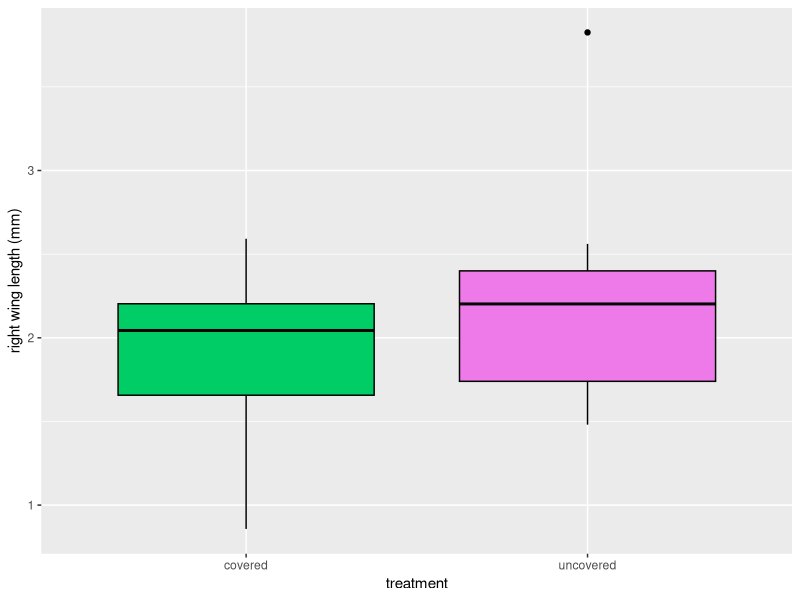
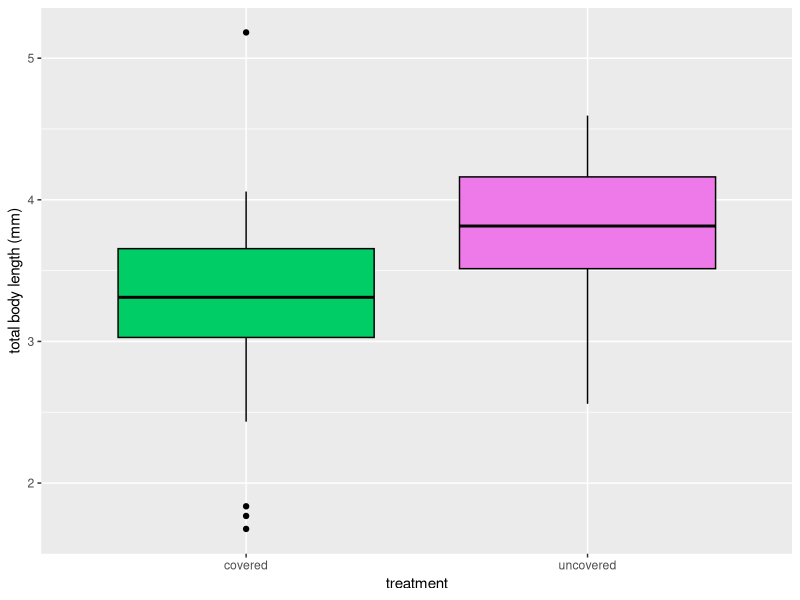
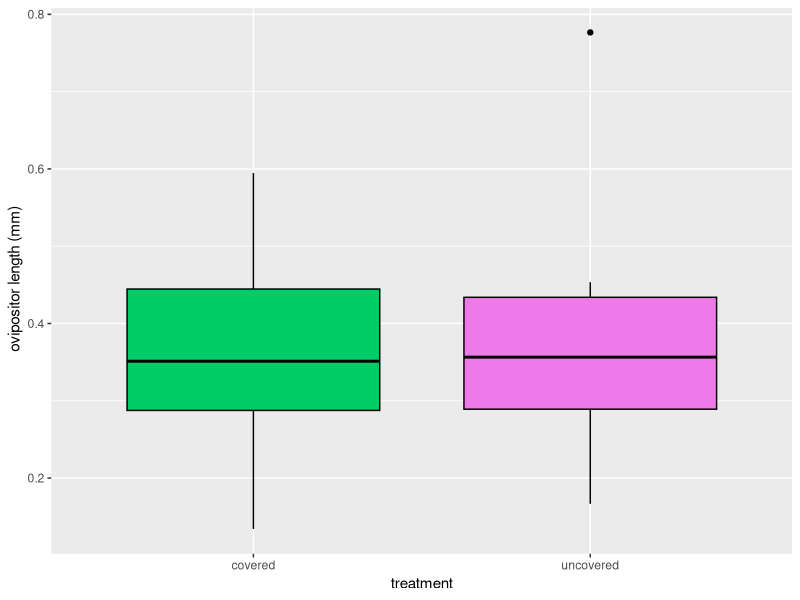
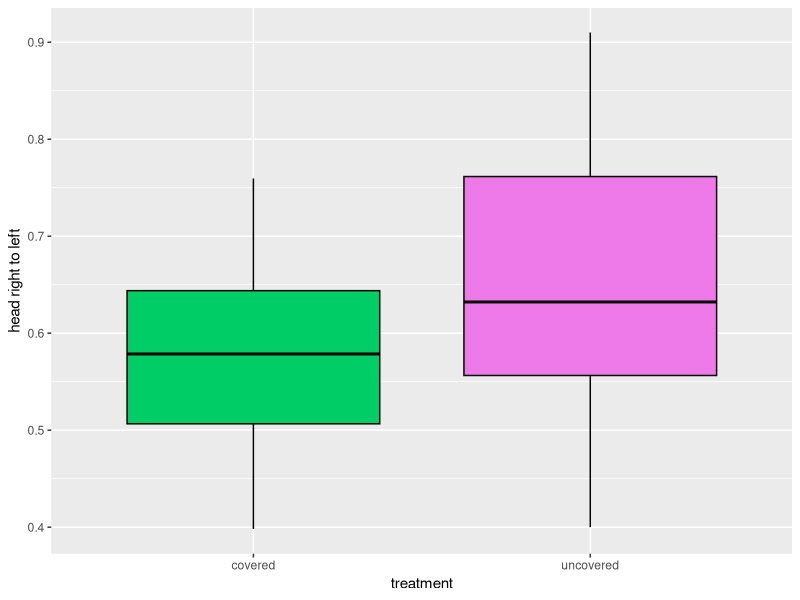
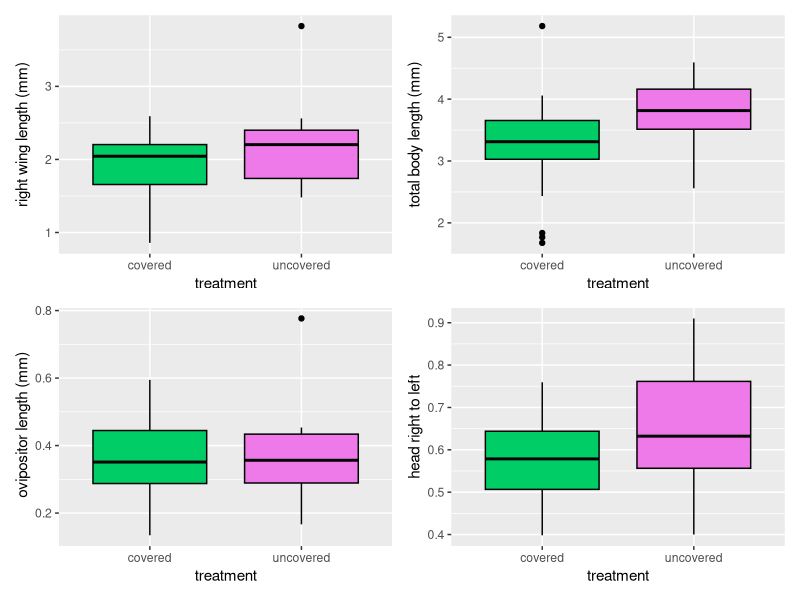
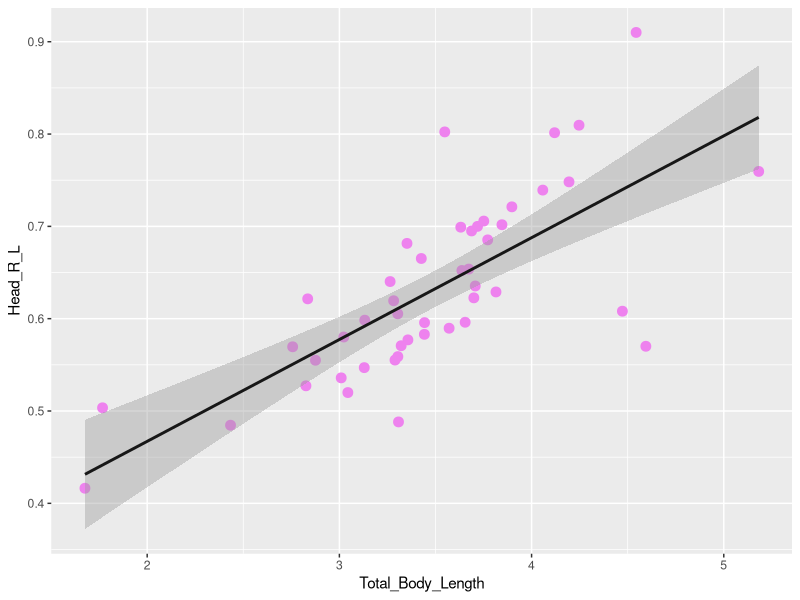
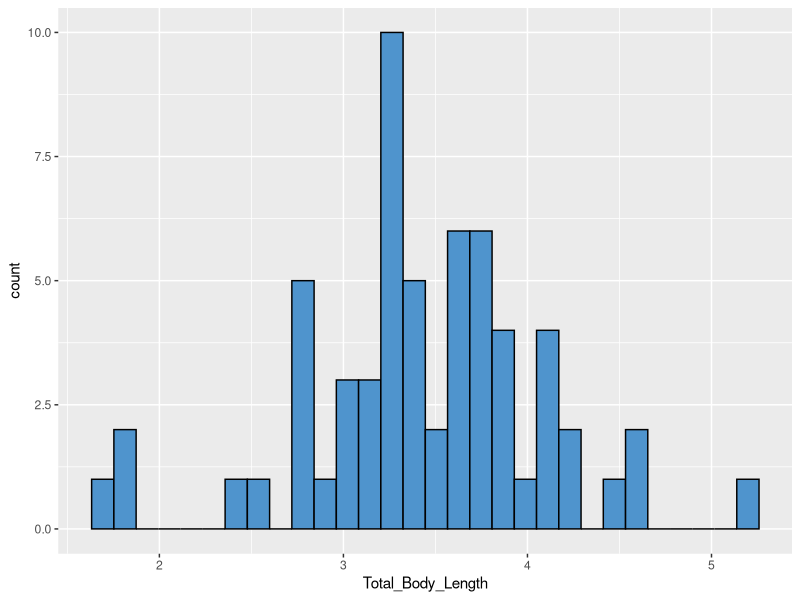

Recreate these plots in R, in order.
## ---- chunk 1
knitr::opts_chunk$set(echo = TRUE)
## ---- chunk 2
library(ggplot2)
library(ggthemes)
library(patchwork)
## ---- chunk 3
morph<-read.csv("Morphometric_Analysis_Values - Sheet1.csv")
# print(morph)
rwing<-morph$Right_Wing_Length
## ---- chunk 4
# graph data 

#Boxplot and anova

g1<- ggplot(data=morph)+
  aes(x=X, y=rwing, fill=rwing)+
  xlab("treatment") +
  ylab("right wing length (mm)")+
  geom_boxplot(fill=c("springgreen3", "orchid2"), col="black")+
  theme(legend.position = "none")
print(g1)


g2<- ggplot(data=morph)+
  aes(x=X, y=Total_Body_Length, fill=Total_Body_Length)+
  xlab("treatment") +
  ylab("total body length (mm)")+
  geom_boxplot(fill=c("springgreen3", "orchid2"), col="black")+
  theme(legend.position = "none")
print(g2)

g3<- ggplot(data=morph)+
  aes(x=X, y=Ovipositor_Length, fill=Ovipositor_Length)+
  xlab("treatment") +
  ylab(" ovipositor length (mm)")+
  geom_boxplot(fill=c("springgreen3", "orchid2"), col="black")+
  theme(legend.position = "none")
print(g3)


g4<- ggplot(data=morph)+
  aes(x=X, y=Head_R_L, fill=Head_R_L)+
  xlab("treatment") +
  ylab("head right to left")+
  geom_boxplot(fill=c("springgreen3", "orchid2"), col="black")+
  theme(legend.position = "none")
print(g4)

  
  g1+g2+g3+g4

# scatter plot graph
  m1 <- ggplot(data=morph) + 
    aes(x=Total_Body_Length,y=Head_R_L) +
    geom_point(size=3, col="violet") +
  geom_smooth(method="lm", col="grey9")
  print(m1)
  
  
  # Histogram for Total body length comparing the covered and uncovered groups
hist<-ggplot(data=morph)+
  aes(x=Total_Body_Length) + 
  geom_histogram(fill="steelblue3",
                 color="black")
print(hist)

